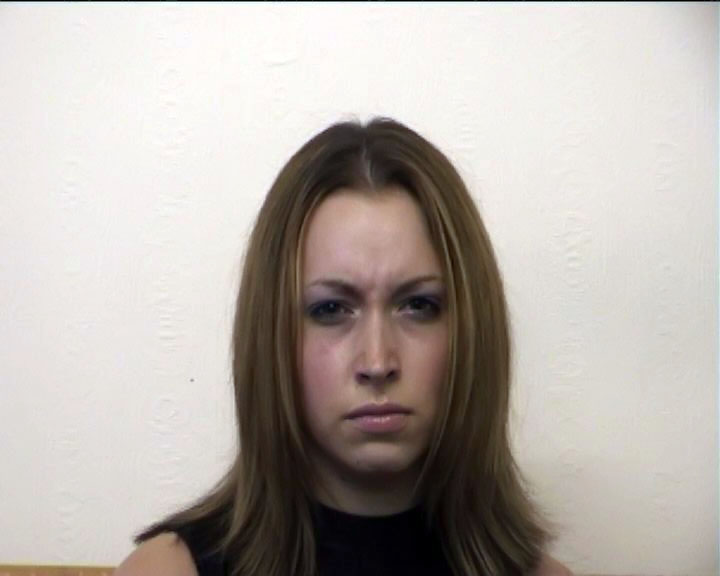
#> input picture pain/f10a1.jpg, 720 x 576 px; its folder holds 4 pictures in this run
$ jupyter execute --allow-errors 'Proyecto Final Lab Inteligencia.ipynb'
#> lines starting #> are read from the running program, lines starting #| are printed output that depends on the picture
[cell 1]
import numpy as np
import os

import cv2
from matplotlib import pyplot as plt

from sklearn.model_selection import train_test_split

[cell 2]
from sklearn.feature_extraction.image import extract_patches_2d

[cell 3]
from skimage.feature import (match_descriptors, ORB)

[cell 4]
from sklearn.cluster import KMeans

[cell 5]
from sklearn.neighbors import KNeighborsClassifier

[cell 6]
from sklearn.svm import SVC
from sklearn.model_selection import GridSearchCV
from sklearn import svm, datasets

## Parametros

[cell 7]
n_features=20 #Ajusta el numero de caracteristicas que entrega el descriptor de ORB

n_patches=50 #Parámetro para ajustar número de Patches

n_clust=200 #Ajusta el numero de clusters para ajustar Kmeans

F=32*n_features #32 es el largo de los descriptores de ORB

## P1

[cell 8]
#Obtenemos una lista con los paths de las imagenes
def getFiles(path):
#> called with path = 'pain'
    images = []
    for file in  os.listdir(os.path.join(path)):
        images.append(os.path.join(path, os.path.join(file)))
#> pass 2 of the loop in getFiles, `for file in  os.listdir(os.path.join(path)):`:
#> pass 3 of the loop in getFiles, `for file in  os.listdir(os.path.join(path)):`:
#> the loop made 4 passes; the first 3 are shown

    return images

[cell 9]
#Carpeta donde guardamos las imagenes
Folder_path=r"pain"

[cell 10]
Image_paths = getFiles(Folder_path)

[cell 11]
#Importamos las imagenes
def readImage(list):
    imgs=[]
    for file in list:
        #Leemos la imagen en escala de grises
        img = cv2.imread(file, 0)
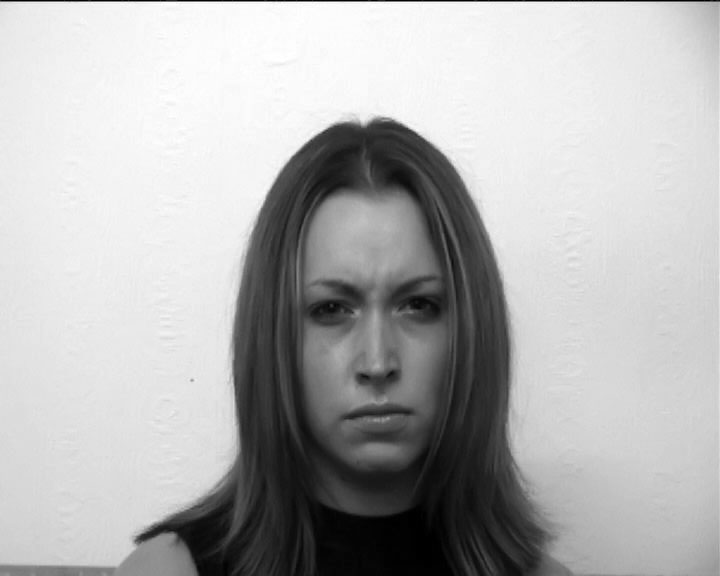
#> img: shape (576, 720); min 0, max 255, mean 178.7
        imgs.append(img)
#> pass 2 of the loop in readImage, `for file in list:`:
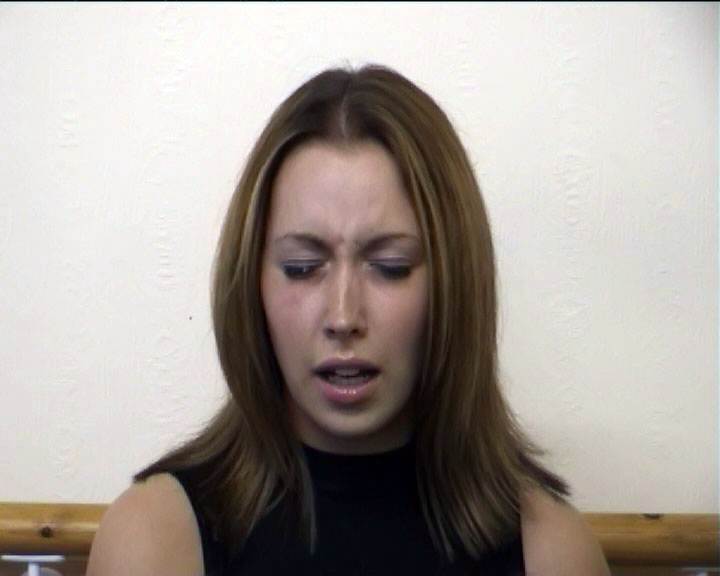
#> input picture pain/f10p3.jpg, 720 x 576 px
#> in readImage, `img = cv2.imread(file, 0)`:
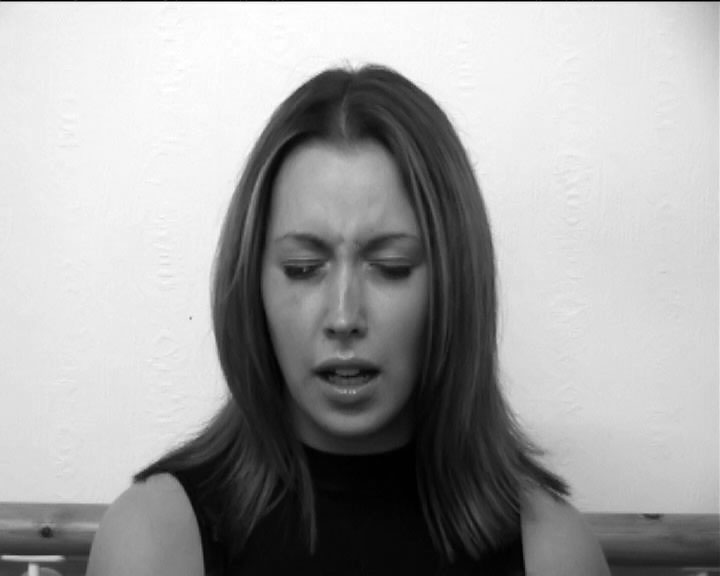
#> img: shape (576, 720); min 0, max 255, mean 163
#> pass 3 of the loop in readImage, `for file in list:`:
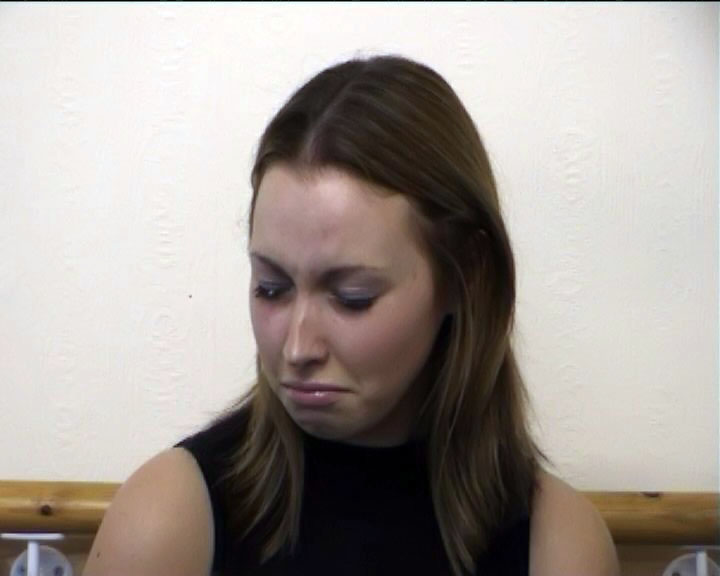
#> input picture pain/f10sa1.jpg, 720 x 576 px
#> in readImage, `img = cv2.imread(file, 0)`:
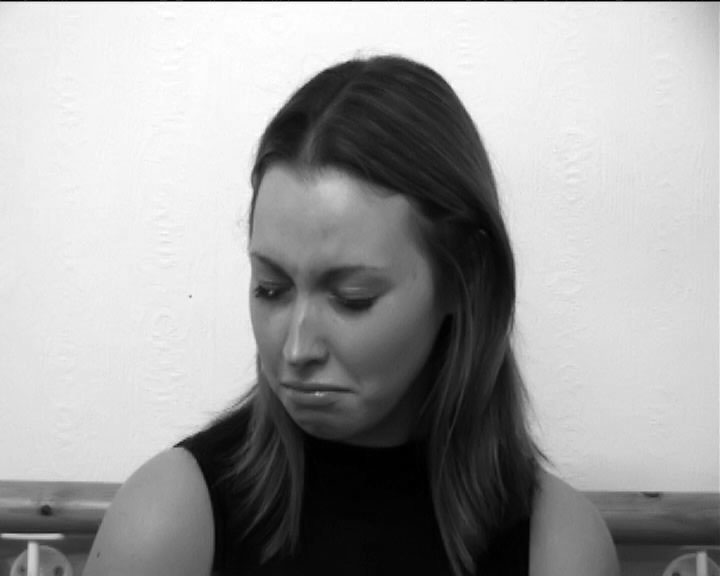
#> img: shape (576, 720); min 0, max 255, mean 159.5
#> the loop made 4 passes; the first 3 are shown
    return imgs

[cell 12]
#Lista de imagenes del dataset
Imgs= readImage(Image_paths)

[cell 13]
#Obtenemos los tags de cada imagen para saber de que persona son para crear los datasets
def getTags(list):
    tags=[]
    y=[]
    for file in list:
        tag=file[len(Folder_path)+1:len(file)]
        tags.append(tag)
    for tag in tags:
        if tag[2].isdigit()==True:
            tag=tag[0:3]
            y.append(tag)
        else:
            tag=tag[0:2]
            y.append(tag)
    return y

[cell 14]
Tags= getTags(Image_paths)

[cell 15]
#Obtenemos los datasets
X_train, X_test, y_train, y_test = train_test_split(Imgs, Tags, test_size=0.2, random_state=1)

[cell 16]
n_train=(len(X_train)) #Cantidad de imagenes en dataset de entrenamiento

[cell 17]
fig = plt.gca()
plt.imshow(X_train[0], cmap='gist_gray')
plt.title('Imagen correspondiente a la persona f13')

x_axis = fig.axes.get_xaxis()
x_axis.set_visible(False)

y_axis = fig.axes.get_yaxis()
y_axis.set_visible(False)

plt.savefig('figures/persona')
plt.show()

[cell 18]
print(y_train[0])

## P2

[cell 19]
#P2: Obtenemos features de una imagen mediante ORB de CV2... Es mas rapido que SKIMAGE

def getDescriptors(image,n_feat=n_features):
    orb = cv2.ORB_create(nfeatures= n_feat,fastThreshold=0, edgeThreshold=0)
    keypoints, descriptors = orb.detectAndCompute(image, None)
    return descriptors

## P3

[cell 20]
#P3

def getPatches(list):
    patches=[]
    X_size=144
    Y_size=180
    window_shape = (X_size, Y_size)
    for img in list:
        patch = extract_patches_2d(img,window_shape,max_patches=n_patches)
        patches.append(patch)
    return patches

[cell 21]
#Obtenemos los patches de cada imágen
Xtrain_patches=getPatches(X_train)
Xtrain_patches=np.asarray(Xtrain_patches)

[cell 22]
#Tamaño del conjunto de patches de las imágnenes
Xtrain_patches.shape
#> Out = (3, 50, 144, 180)

[cell 23]
#Ejemplo de patch
fig = plt.gca()
plt.imshow(Xtrain_patches[0][1], cmap='gist_gray')

plt.title('Patch de ejemplo de la imagen f13')
x_axis = fig.axes.get_xaxis()
x_axis.set_visible(False)

y_axis = fig.axes.get_yaxis()
y_axis.set_visible(False)
plt.savefig('figures/ejemplo_patch')
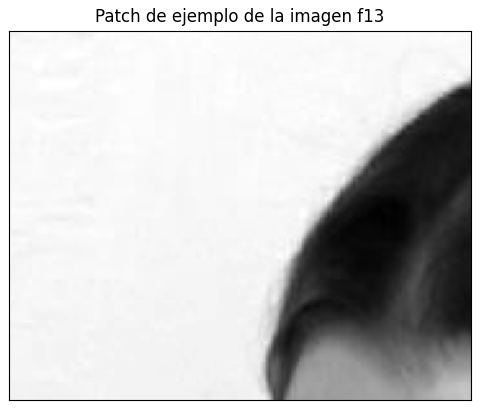
#> figure drawn by matplotlib, 1 panel
plt.show()

## P4

[cell 24]
#P4

#Obtenemos los descriptores de todas las imágenes/patches
def descriptorExtractor(Imglist):
    descriptors=[]
    i=0
    for i in range(0,len(Imglist)):
        for j in range(0,n_patches):
            img = Imglist[i][j]
            desc = getDescriptors(img)
            descriptors.append(desc)
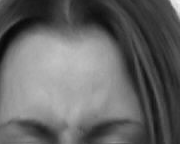
#> img: shape (144, 180); min 8, max 246, mean 101.3
    return descriptors

[cell 25]
X_train_Descriptors = descriptorExtractor(Xtrain_patches)

[cell 26]
X_train_Descriptors = np.asarray(X_train_Descriptors,dtype=object)

[cell 27]
X_train_Descriptors.shape
#> Out = (150, 20, 32)

## P5

[cell 28]
X_train_Descriptors=[item for sublist in X_train_Descriptors for item in sublist]

[cell 29]
X_train_Descriptors = np.asarray(X_train_Descriptors,dtype=object)
X_train_Descriptors.shape
#> Out = (3000, 32)

[cell 30]
#P5

def kmeans(descriptors, no_clusters=n_clust):
    km = KMeans(n_clusters = no_clusters).fit(descriptors)
    return km


def getClusters(kmeans,descriptors, no_clusters=n_clust):
    centroids=kmeans.cluster_centers_
    return centroids

[cell 31]
from os.path import exists
import pickle

[cell 32]
if not exists('clustering.kmeans'):
    kmeans_ = kmeans(X_train_Descriptors)
    with open('clustering.kmeans', 'wb') as kmeans_file:
        pickle.dump(kmeans_, kmeans_file)

else:
    with open('clustering.kmeans', 'rb') as kmeans_file:
        kmeans_ = pickle.load(kmeans_file)

print(kmeans_)

[cell 33]
Clusters=getClusters(kmeans_,X_train_Descriptors)
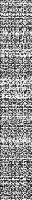
#> Clusters: shape (200, 32) float64; min 1, max 255, mean 145.4; drawn with min black and max white

[cell 34]
Clusters.shape
#> Out = (200, 32)

## P6

[cell 35]
#Funcion auxiliar paa obtener los descriptores de una imagen uniendo todos sus patches
def getImageDescriptors(descriptors,n_img):
    desc=descriptors[n_img*n_patches]
    i=1
    while i<n_patches*n_features:
        union=descriptors[n_img*(n_patches*n_features) +i]
        desc = np.concatenate((desc, union), axis=0)
        i+=1
    desc=np.reshape(desc,(-1,32))
    return desc

#> (a cell that did not finish here is left out)

[cell 37]
def EncodingTrain(kmeans,descriptors,n_clusters = n_clust ,n_images = n_train):
#> called with descriptors = array of shape (3000, 32), n_clusters = 200, n_images = 3
    Features = np.array([np.zeros(n_clusters) for i in range(n_images)])
    i=0
    while i<n_images:
        feature=getImageDescriptors(X_train_Descriptors,i)
        km_p=kmeans.predict(feature)
        for k in km_p:
            Features[i][k]+=1
        i+=1
    return Features

[cell 38]
X_train_feat=EncodingTrain(kmeans_,X_train_Descriptors)

[cell 39]
X_train_feat.shape
#> Out = (3, 200)

[cell 40]
def plotHistogram(im_features, no_clusters):
#> called with im_features = array of shape (200,), no_clusters = 200
    x = np.arange(no_clusters)
    y = im_features

    plt.bar(x, y)
    plt.xlabel("Cluster")
    plt.ylabel("Frecuencia")
    plt.title("Histograma BOW")
    plt.savefig('figures/histogram')
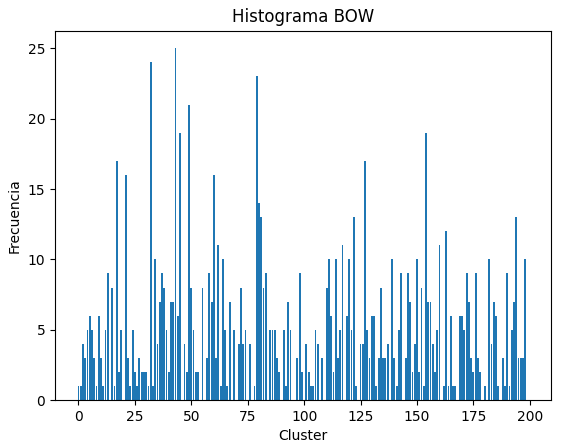
#> figure drawn by matplotlib, 1 panel; tallest bar 25 high, from x = 42.6 to 43.4
    plt.show()

[cell 41]
plotHistogram(X_train_feat[0], n_clust)

## P7

[cell 42]
#Dividimos las imágenes de test en patches
Xtest_patches=getPatches(X_test)
Xtest_patches=np.asarray(Xtest_patches)

#Obtenemos los descriptores de test usando ORB
X_test_Descriptors = descriptorExtractor(Xtest_patches)
#> after the loop in descriptorExtractor (call 2), `for i in range(0,len(Imglist)):`:
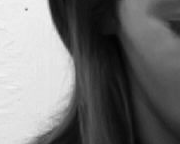
#> img: shape (144, 180); min 2, max 244, mean 114.7

X_test_Descriptors=[item for sublist in X_test_Descriptors for item in sublist]
X_test_Descriptors = np.asarray(X_test_Descriptors,dtype=object)

[cell 43]
X_test_Descriptors.shape
#> Out = (1000, 32)

## P8

[cell 44]
C=Clusters.shape[0]

classifier = KNeighborsClassifier(n_neighbors=1)
classifier.fit(Clusters, range(C))

## P9

[cell 45]
n_test=len(X_test)

def EncodingTest(knn,descriptors,n_clusters = n_clust ,n_images = n_test):
#> called with descriptors = array of shape (1000, 32), n_clusters = 200, n_images = 1
    Features = np.array([np.zeros(n_clusters) for i in range(n_images)])
    i=0
    while i<n_images:
        feature=getImageDescriptors(descriptors,i)
        knn_p=knn.predict(feature)
        for k in knn_p:
            Features[i][k]+=1
        i+=1
    return Features

[cell 46]
X_test_feat=EncodingTest(classifier,X_test_Descriptors)

[cell 47]
X_test_feat.shape
